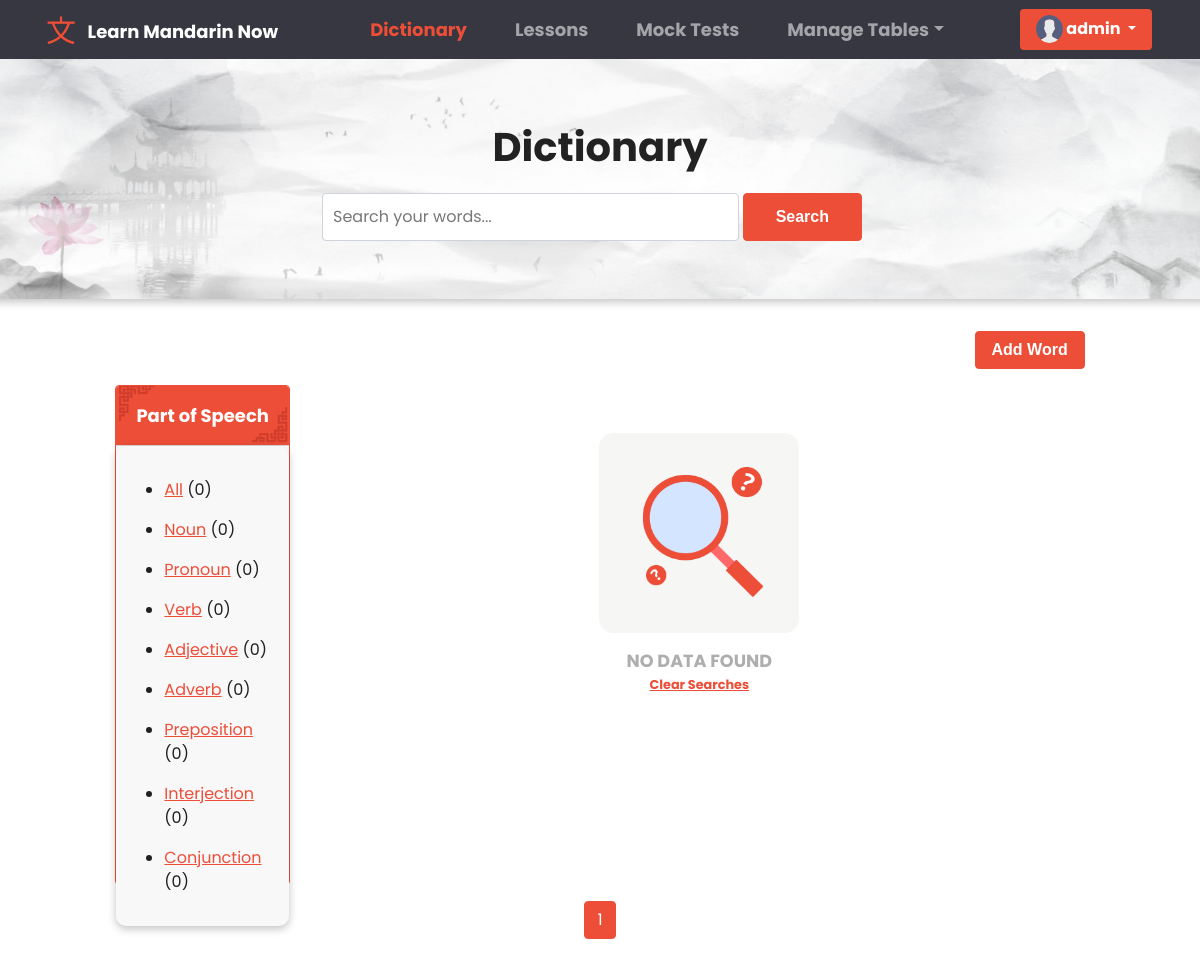
/ (signed in), run on an earlier commit of the app's database.
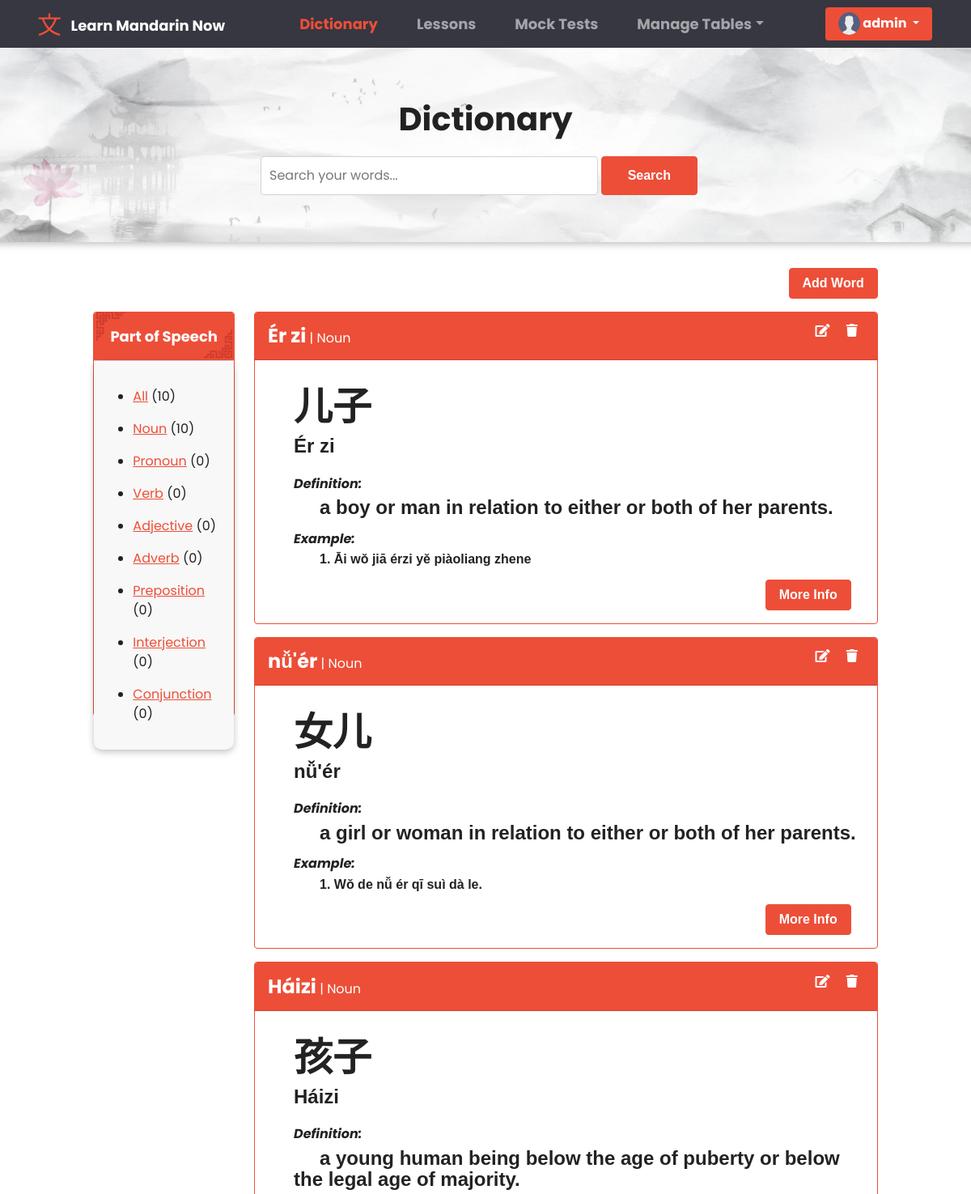
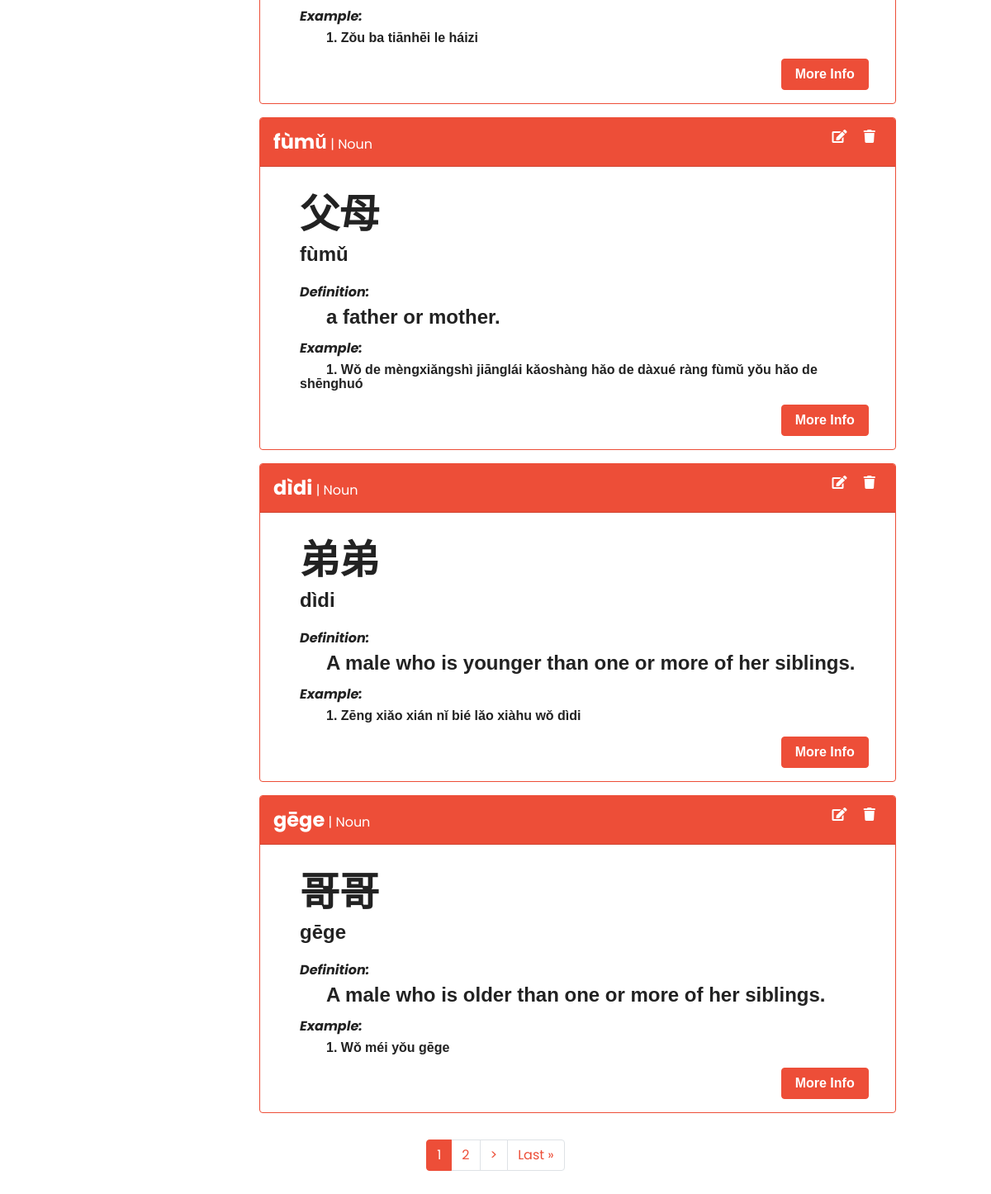
And on a later commit of the database (2 pictures, top to bottom).
### base/models.py (models this page shows, shortened)
class User(AbstractUser):
    fname = models.CharField(max_length=200, null=True)
    lname = models.CharField(max_length=200, null=True)
    email = models.EmailField(unique = True, null=True)
    bio = models.TextField(null=True)
    avatar = models.ImageField(null=True, default="avatar.svg")
    REQUIRED_FIELDS = []
    class Meta:
        ordering = ['username']

class SpeechList(models.Model):
    speech = models.CharField(max_length=200)
    def __str__(self):
        return self.speech

class DictionaryList(models.Model):
    hanzi = models.CharField(max_length=200, null=True)
    pinyin = models.CharField(max_length=200, null=True)
    english = models.CharField(max_length=200, null=True)
    part_of_speech = models.ForeignKey(SpeechList, on_delete=models.SET_NULL, null=True)
    definition = models.TextField(null=True, blank=True)
    sentence = models.CharField(max_length=200, null=True)
    translation = models.CharField(max_length=200, null=True)
    updated = models.DateTimeField(auto_now=True)
    created = models.DateTimeField(auto_now_add=True)
    class Meta:
        ordering = ['-updated', '-created']

### base/views.py (the view, shortened to what this page needs)
# urls.py: path('', views.DictionaryPage, name = 'dictionary'),
@login_required(login_url='anonymous')
def DictionaryPage(request):
    search =  request.GET.get('search') if request.GET.get('search') != None else ''
    speeches = SpeechList.objects.all()
    all_result = DictionaryList.objects.all()
    words = DictionaryList.objects.filter(
        Q(pinyin__icontains = search) |
        Q(hanzi__icontains = search) |
        Q(english__icontains = search) |
        Q(part_of_speech__speech__icontains = search) |
        Q(definition__icontains = search)
        )
    p = Paginator(words, 6)
    page = request.GET.get('page')
    words = p.get_page(page)
    context = {
        'words' : words,
        'speeches' : speeches,
        'all_result' : all_result,
        'dictionary_active' : 'active',
        'lesson_active' : '',
        'search': search,
        'page' : page,
    }
    return render(request, 'dictionary.html', context)

### templates/dictionary.html (shortened to what this page needs)
{% extends 'main.html' %} {% block content %} {% load static %}
<link rel="stylesheet" href="{% static 'css/dictionary.css' %}" />
<link rel="stylesheet" href="{% static 'css/table.css' %}" />
<div class="container-fluid px-3 py-3 forRemovingMargin">
  <div class="row  justify-content-center" id="dictionary_header">
    <div class="col col-lg-6">
      <p class="dictionary_text">Dictionary</p>
      <form class="d-flex sm-1" action="" method="GET">
        <input
          class="form-control me-sm-1 input_searchD"
          type="search"
          placeholder="Search your words..."
          name="search"
        />
        <button class="btn btn-primary my-2 my-sm-0 search_btn" type="submit">
          Search
        </button>
      </form>
    </div>
  </div>
  {% if request.user.is_authenticated and request.user.is_staff %}
  <div class="row mb-3 justify-content-center px-3">
    <div class="col col-lg-10">
      <a
        href="{% url 'superuser-add-word' %}"
        class="btn btn-primary"
        style="float: right"
      >
        Add Word
      </a>
    </div>
  </div>
  {% endif %}
  <div class="row justify-content-center px-3">
    <div class="col col-lg-2 col-md-4 d-lg-block d-sm-none d-md-block d-none">
      <div class="card border-primary" style="height: 500px">
        <div class="card-header" id="card_header">
          <strong style="font-size: large">Part of Speech</strong>
        </div>
        <div class="card-body for_shadow" id="card-body">
          <ul>
            <li class="my-3">
              <a href="{% url 'dictionary' %}">All</a>
              ({{all_result.count}})
            </li>
            {% for speech in speeches %}
            <li class="my-3">
              <a href="{% url 'dictionary' %}?search={{speech.speech}}&page=1"
                >{{ speech.speech }}</a
              >
              ({{speech.dictionarylist_set.all.count}})
            </li>
            {% endfor %}
          </ul>
        </div>
      </div>
    </div>
    <div class="col col-lg-8 col-md-8">
      {% if words|length == 0 %}
      <div id="no_dataVerifyer" style="display: flex;">
        <img src="{% static 'images/no_record_found.png' %}" alt="">
        NO DATA FOUND
        <a href="{%url 'dictionary'%}" style="font-size:.8rem;">Clear Searches</a>
      </div>
      {% endif %}
      {% for word in words %}
      <div class="card border-primary mb-3">
        <div class="card-header card_head_def" id="card_subhead">
          <strong style="font-size: x-large">{{word.pinyin}}</strong> |
          <span>{{word.part_of_speech}}</span>
          {%if request.user.is_authenticated and request.user.is_staff%}
          <div style="float: right">
            <a href="{% url 'superuser-edit-word' word.id %}"
              ><i class="fas fa-edit mx-2 sub_headIcon"></i
            ></a>
            <a href="#" onclick="showDeleteModal('modal_dictionary' , '{{word.id}}')"
              ><i class="fas fa-trash mx-2 sub_headIcon"></i
            ></a>
          </div>
          {% endif %}
        </div>
        <div class="card-body">
            <div id="left">
                <h3 id="word_hanzi">{{word.hanzi}}</h3>
                <h4>{{word.pinyin}}</h4>
            </div>
            <div id="right">
              <h6 class="card-title"><em>Definition:</em></h6>
              <h4 id="def_text">  {{word.definition}}</h4>
              <h6 class="card-title" style="margin-top: 1rem;"><em>Example:</em></h6>
              <h6 id="def_text" style="margin-bottom: 1rem;">1.  {{word.sentence}}</h6>
            </div>
            <div id="more_info_container">
              <a href="{% url 'dictionary-details' word.id %}"
              class="btn btn-primary">More Info</a>
            </div>
        </div>
      </div>
      {% endfor %}
    </div>
  </div>
  <div class="row justify-content-center">
    <div class="col col-lg-6">
        <ul class="pagination justify-content-center">
          <div class="pagination px-3 py-3">
            {% for i in words.paginator.page_range %}
            {% if words.number == i %}
            <li class="page-item active"><a class="page-link" href="?search={{search}}&page={{i}}">{{i}}</a></li>
            {% elif i > words.number|add:'-3' and i < words.number|add:'3' %}
            <li class="page-item"><a class="page-link" href="?search={{search}}&page={{i}}">{{i}}</a></li>
            {% endif %}
            {% endfor %}
            {% if words.has_next %}
            <li class="page-item"><a class="page-link" href="?search={{search}}&page={{words.next_page_number}}">&#62;</a></li>
            <li class="page-item"><a class="page-link" href="?search={{search}}&page={{ words.paginator.num_pages  }}">Last &raquo</a></li>
            {% endif %}
        </ul>
    </div>
  </div>
{% endblock content %}

### templates/main.html (shortened to what this page needs)
<!DOCTYPE html>
{% load static %}
<html lang="en">
  <head>
    <link rel="stylesheet" href="https://cdnjs.cloudflare.com/ajax/libs/font-awesome/5.15.1/css/all.min.css">
    <link rel="stylesheet" href="{% static 'css/bootstrap.css' %}" />
  </head>
  <body>
{% include 'logout.html' %}
{% include 'navbar.html' %}
    {% block content %} {% endblock content%}
  </body>
</html>

### templates/logout.html (shortened to what this page needs)
{% load static %}
<link rel="stylesheet" href="{% static 'css/logout.css' %}" />

### templates/navbar.html (shortened to what this page needs)
{% load static %}
<link rel="stylesheet" href="{% static 'css/navbar.css' %}" />
<nav class="navbar navbar-expand-lg navbar-dark" id="navbar_header">
  <div class="container-fluid">
    <img src="{% static 'images/navbar_logo.png' %}" id="navbar_logo">
    <a class="navbar-brand" href="{% url 'dictionary' %}" id="logo_text">Learn Mandarin Now</a>
    <div class="collapse navbar-collapse" id="navbarColor02">
      <ul class="navbar-nav me-auto navbar_menuChouce">
        <li class="nav-item">
          <a class="nav-link navigation_choices" href="{% url 'dictionary' %}"
             id="dictionary_page">Dictionary
          </a>
        </li>
        <li class="nav-item">
          <a class="nav-link navigation_choices" href="{% url 'lessons' %}" id="lesson_page">Lessons</a>
        </li>
        <li class="nav-item">
          <a class="nav-link navigation_choices" href="{% url 'mocktest' %}" id="mocktest_page">Mock Tests</a>
        </li>
        {% if request.user.is_authenticated and request.user.is_staff %}
        <li class="nav-item dropdown">
          <a
            class="nav-link dropdown-toggle navigation_choices"
            data-bs-toggle="dropdown"
            href="#"
            role="button"
            aria-haspopup="true"
            aria-expanded="false"
             id="Manage_table">Manage Tables</a
          >
        </li>
        {% endif %}
      </ul>
      <div class="d-flex">
        {% if request.user.is_authenticated %}
        <div class="dropdown">
          <button
            class="btn btn-primary dropdown-toggle button_profile" id="test"
            type="button"
            id="dropdownMenuButton1"
            data-bs-toggle="dropdown"
            aria-expanded="false"
          >
            <img
              class="rounded-circle"
              src="{{request.user.avatar.url}}"
              alt="profile"
              style="height: 1.7rem; width: 1.7rem; margin-bottom: 1px"
            />
            {{request.user.username}}
          </button>
        </div>
        {% endif %}
      </div>
    </div>
  </div>
</nav>

### static/css/navbar.css (style rules this page uses)
#test { font-family: 'Poppins', sans-serif; }
#navbar_header { background-color: #363740; padding-right: 3%; }
.navbar_menuChouce { margin: 0% auto; }
#navbar_logo { height: 4vh; margin-right: 1%; margin-left: 3%; width: auto; }
#logo_text { font-family: 'Poppins', sans-serif; text-transform: capitalize; }
.button_profile { border: none; }
.navigation_choices { font-family: 'Poppins', sans-serif; margin: 0% 1rem; }

### static/css/dictionary.css (style rules this page uses)
* { font-family: 'Poppins', sans-serif; }
html, body { max-width: 100%; overflow-x: hidden; }
.forRemovingMargin { padding-top: 0rem !important; padding-right: 0rem !important; padding-left: 0rem !important; }
#dictionary_header { height: 30vh; margin-bottom: 2rem; display: flex; align-items: center; justify-content: center; box-shadow: rgba(0, 0, 0, 0.24) 0px 3px 8px; background-image: url(../../static/images/dictionary_headerBg.png); background-position: bottom center; background-repeat: no-repeat; background-size: cover; border-radius: 5px; }
.dictionary_text { text-align: center; font-size: 5vh; font-family: 'Poppins', sans-serif; font-weight: bolder; }
.input_searchD { margin: 0 1rem; padding: .7rem 0; text-indent: 10px; }
.search_btn { padding: 0rem 2rem; margin-right: 2rem; }
#card_header { background-image: url(../../static/images/card_headerbg.png); background-position: bottom center; background-repeat: no-repeat; background-size: cover; color: #fff; padding: 1rem 0; text-align: center; }
#card-body { background-color: rgb(248, 248, 248); border-radius: 10px; }
.for_shadow { box-shadow: rgba(0, 0, 0, 0.24) 0px 3px 8px; }
.card_head_def { background-color: rgb(243, 242, 242); padding-top: .7rem; padding-bottom: .7rem; }
#card_subhead { background-color: #ED4E38; color: #fff; }
.sub_headIcon { color: #fff; }
#left { padding-top: 1rem; padding-left: 2rem; margin-right: 5rem; float: left; width: auto; height: auto; }
#word_hanzi { font-size: 3rem; }
#right { padding-top: 1rem; margin-left: 2rem; float: left; text-align: left; }
#more_info_container { position: relative; bottom: 0; right: 1rem; width: 100%; display: flex; justify-content: flex-end; }
#def_text { text-indent: 2rem; }

### templates/main.html (style rules this page uses)
* { box-sizing: border-box; }
img { -webkit-user-drag: none; -khtml-user-drag: none; -moz-user-drag: none; -o-user-drag: none; object-fit: cover; }

What changed in the data, as far as the page shows it:
computed for SpeechList "Noun": dictionarylist_set.all.count "0" → "10"
added DictionaryList: pinyin "Ér zi", part_of_speech "Noun", hanzi "儿子", definition "a boy or man in relation to either or both of her parents.", sentence "Āi wǒ jiā érzi yě piàoliang zhene"
added DictionaryList: pinyin "nǚ'ér", part_of_speech "Noun", hanzi "女儿", definition "a girl or woman in relation to either or both of her parents.", sentence "Wŏ de nǚ ér qī suì dà le."
added DictionaryList: pinyin "Háizi", part_of_speech "Noun", hanzi "孩子", definition "a young human being below the age of puberty or below the legal age of majority.", sentence "Zǒu ba tiānhēi le háizi"
added DictionaryList: pinyin "fùmǔ", part_of_speech "Noun", hanzi "父母", definition "a father or mother.", sentence "Wǒ de mèngxiǎngshì jiānglái kǎoshàng hǎo de dàxué ràng fùmǔ yǒu hǎo de shēnghuó"
added DictionaryList: pinyin "dìdi", part_of_speech "Noun", hanzi "弟弟", definition "A male who is younger than one or more of her siblings.", sentence "Zēng xiǎo xián nǐ bié lǎo xiàhu wǒ dìdi"
added DictionaryList: pinyin "gēge", part_of_speech "Noun", hanzi "哥哥", definition "A male who is older than one or more of her siblings.", sentence "Wǒ méi yǒu gēge"
Also different on the page:
{{ all_result.count }}: "0" → "10"
new list line: "2"
text no longer shown: "NO DATA FOUND Clear Searches"
text now shown: "> Last »"
